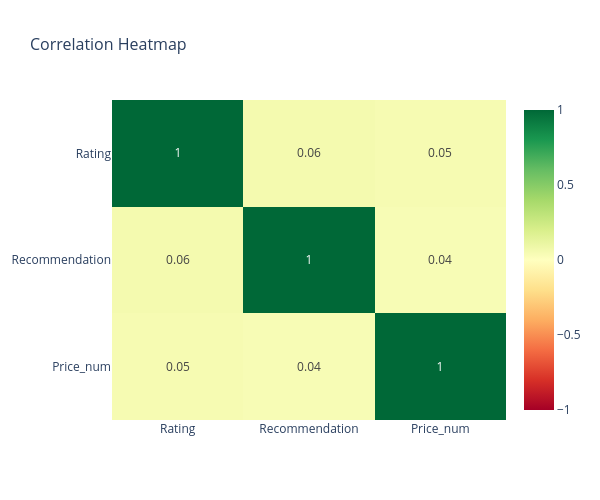

Here is the notebook cell this chart was saved with:
### Markdown cell above
## Correlation Analysis (Interactive Heatmap using Plotly)

In this section, we visualize the correlation between numerical variables using an interactive heatmap. 

This helps in quickly identifying the strength and direction of relationships between variables such as Rating, Recommendation, and Price.

### Code cell
import plotly.express as px

# Correlation matrix
corr_matrix = df[['Rating', 
                  'Recommendation',
                  'Price_num']].corr().round(2)

# Heatmap
fig = px.imshow(corr_matrix,
                title='Correlation Heatmap',
                color_continuous_scale='RdYlGn',
                text_auto=True,
                aspect='auto',
                zmin=-1,    # minimum correlation
                zmax=1)     # maximum correlation
fig.update_layout(
                title_font_size=16,
                width=600,
                height=500)
fig.show()

### Figure 1 — Plotly figure (JSON) as saved in the notebook; plotly's stock layout.template omitted (floating-point values rounded to 4 significant figures)
{"data": [{"coloraxis": "coloraxis", "hovertemplate": "x: %{x}<br>y: %{y}<br>color: %{z}<extra></extra>", "name": "0", "texttemplate": "%{z}", "type": "heatmap", "x": ["Rating", "Recommendation", "Price_num"], "xaxis": "x", "y": ["Rating", "Recommendation", "Price_num"], "yaxis": "y", "z": [[1.0, 0.06, 0.05], [0.06, 1.0, 0.04], [0.05, 0.04, 1.0]]}], "layout": {"coloraxis": {"cmax": 1, "cmin": -1, "colorscale": [[0, "rgb(165,0,38)"], [0.1, "rgb(215,48,39)"], [0.2, "rgb(244,109,67)"], [0.3, "rgb(253,174,97)"], [0.4, "rgb(254,224,139)"], [0.5, "rgb(255,255,191)"], [0.6, "rgb(217,239,139)"], [0.7, "rgb(166,217,106)"], [0.8, "rgb(102,189,99)"], [0.9, "rgb(26,152,80)"], [1, "rgb(0,104,55)"]]}, "height": 500, "title": {"font": {"size": 16}, "text": "Correlation Heatmap"}, "width": 600, "xaxis": {"anchor": "y", "domain": [0, 1]}, "yaxis": {"anchor": "x", "autorange": "reversed", "domain": [0, 1]}}}
